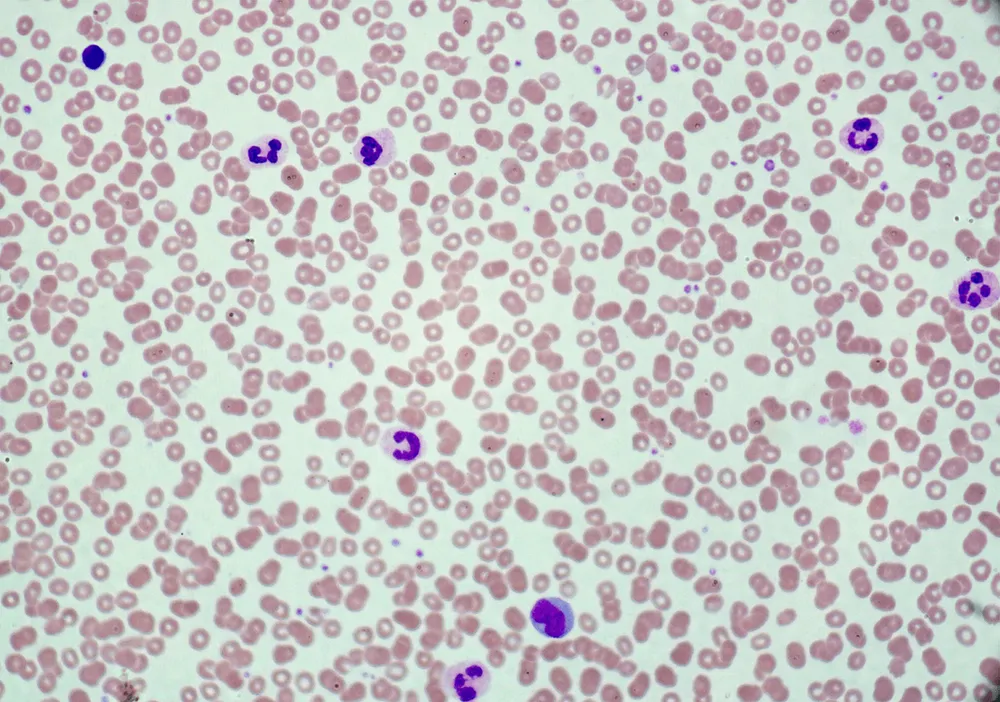
#> input picture Imagem1/041.png.webp, 1000 x 702 px, shrunk from 1500 x 1053 before the run, found by its file name
$ python detccao_sobel.py   (older library calls are emulated)
#> lines starting #> are read from the running program, lines starting #| are printed output that depends on the picture
import cv2
import numpy as np
import matplotlib.pyplot as plt

# Carregar a imagem
imagem_path = "Imagem1/041.png.webp"
imagem = cv2.imread(imagem_path, cv2.IMREAD_GRAYSCALE)
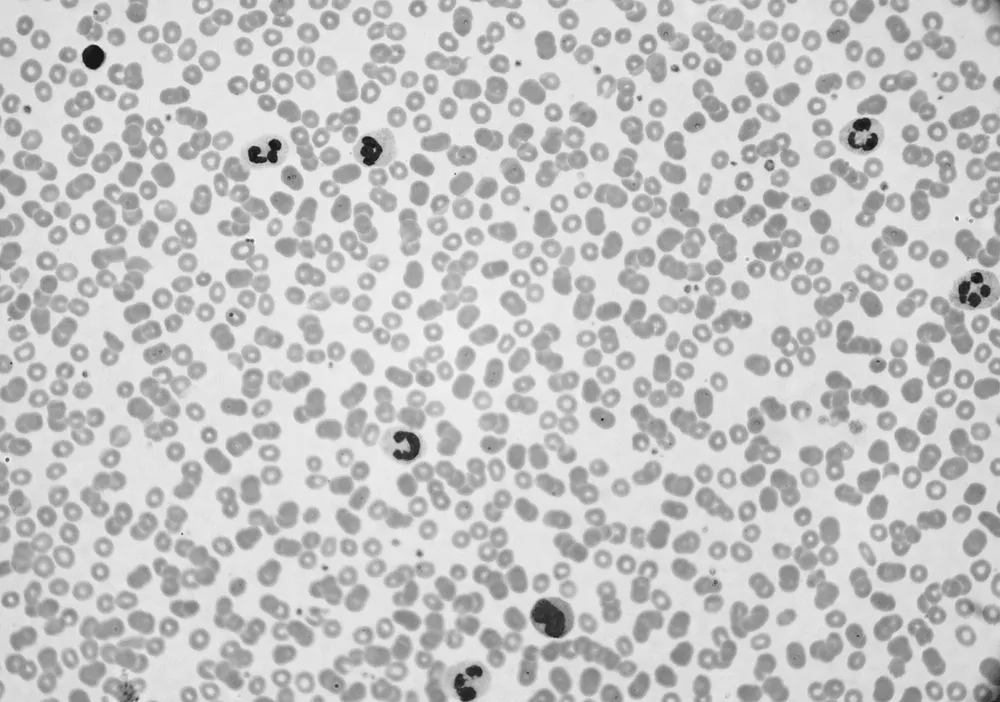
#> imagem: shape (702, 1000); min 14, max 248, mean 197

# Aplicar o filtro Sobel para detecção de bordas
sobel_x = cv2.Sobel(imagem, cv2.CV_64F, 1, 0, ksize=3)
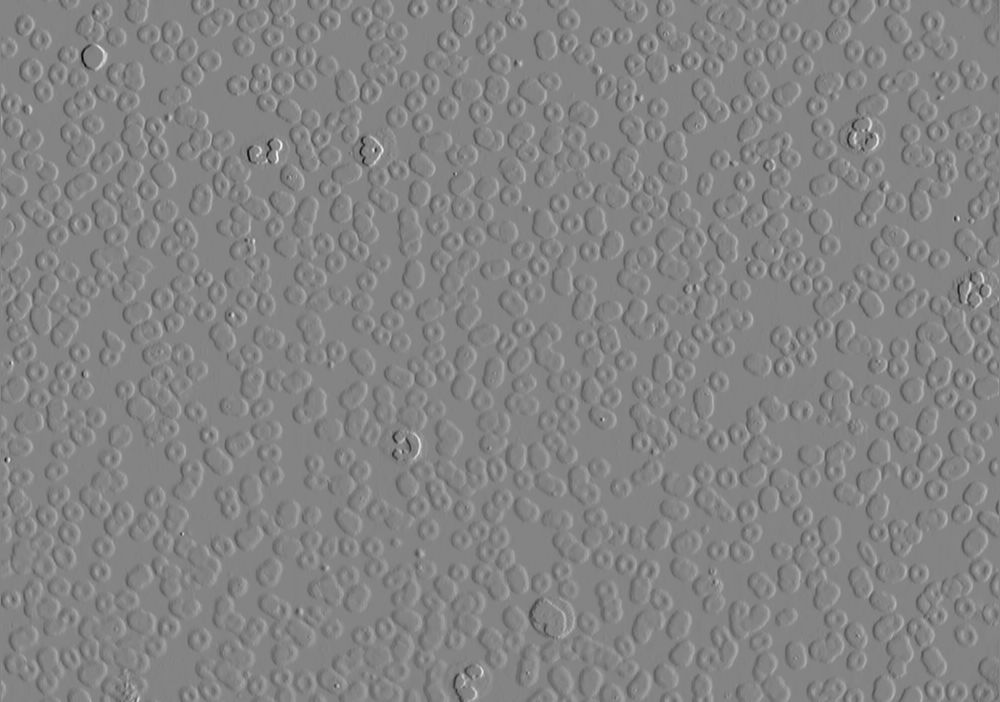
#> sobel_x: shape (702, 1000) float64; min -699, max 651, mean -0.1; drawn with min black and max white
sobel_y = cv2.Sobel(imagem, cv2.CV_64F, 0, 1, ksize=3)
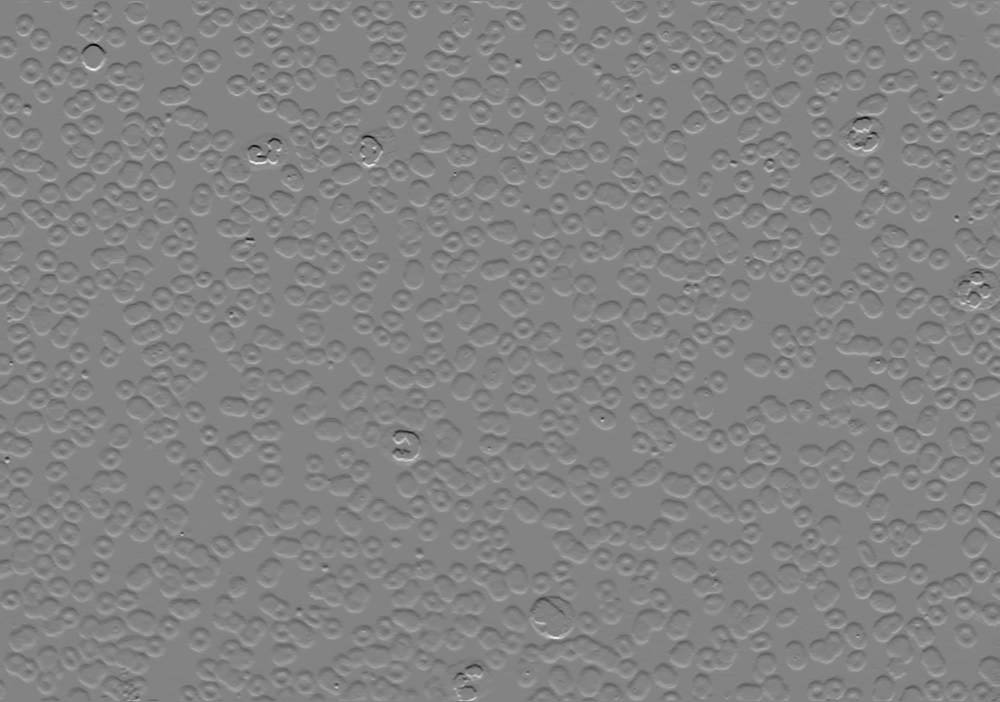
#> sobel_y: shape (702, 1000) float64; min -734, max 690, mean -0.1; drawn with min black and max white

# Exibir a imagem original e a magnitude do gradiente
plt.subplot(131), plt.imshow(imagem, cmap='gray')
plt.title('Imagem Original'), plt.xticks([]), plt.yticks([])

plt.subplot(133), plt.imshow(sobel_x, cmap='gray')
plt.title('Sobel X'), plt.xticks([]), plt.yticks([])

plt.show()
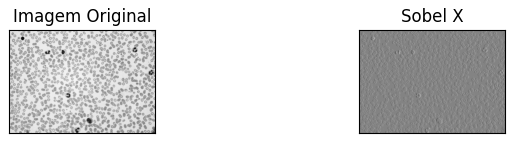
#> figure drawn by matplotlib, 2 panels
